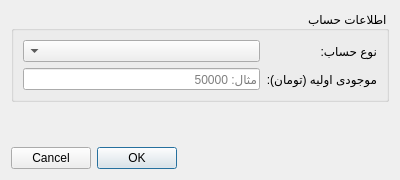
<?xml version="1.0" encoding="UTF-8"?>
<ui version="4.0">
 <class>AddAccountDialog</class>
 <widget class="QDialog" name="AddAccountDialog">
  <property name="geometry">
   <rect>
    <x>0</x>
    <y>0</y>
    <width>400</width>
    <height>180</height>
   </rect>
  </property>
  <property name="windowTitle">
   <string>افزودن حساب جدید</string>
  </property>
  <property name="layoutDirection">
   <enum>Qt::RightToLeft</enum>
  </property>
  <layout class="QVBoxLayout" name="verticalLayout">
   <item>
    <widget class="QGroupBox" name="groupBox">
     <property name="title">
      <string>اطلاعات حساب</string>
     </property>
     <layout class="QFormLayout" name="formLayout">
      <item row="0" column="0">
       <widget class="QLabel" name="label">
        <property name="text">
         <string>نوع حساب:</string>
        </property>
       </widget>
      </item>
      <item row="0" column="1">
       <widget class="QComboBox" name="comboBox_accountType"/>
      </item>
      <item row="1" column="0">
       <widget class="QLabel" name="label_2">
        <property name="text">
         <string>موجودی اولیه (تومان):</string>
        </property>
       </widget>
      </item>
      <item row="1" column="1">
       <widget class="QLineEdit" name="lineEdit_initialBalance">
        <property name="placeholderText">
         <string>مثال: 50000</string>
        </property>
       </widget>
      </item>
     </layout>
    </widget>
   </item>
   <item>
    <spacer name="verticalSpacer">
     <property name="orientation">
      <enum>Qt::Vertical</enum>
     </property>
     <property name="sizeHint" stdset="0">
      <size>
       <width>20</width>
       <height>40</height>
      </size>
     </property>
    </spacer>
   </item>
   <item>
    <widget class="QDialogButtonBox" name="buttonBox">
     <property name="orientation">
      <enum>Qt::Horizontal</enum>
     </property>
     <property name="standardButtons">
      <set>QDialogButtonBox::Cancel|QDialogButtonBox::Ok</set>
     </property>
    </widget>
   </item>
  </layout>
 </widget>
 <resources/>
 <connections>
  <connection>
   <sender>buttonBox</sender>
   <signal>accepted()</signal>
   <receiver>AddAccountDialog</receiver>
   <slot>accept()</slot>
   <hints>
    <hint type="sourcelabel">
     <x>248</x>
     <y>254</y>
    </hint>
    <hint type="destinationlabel">
     <x>157</x>
     <y>274</y>
    </hint>
   </hints>
  </connection>
  <connection>
   <sender>buttonBox</sender>
   <signal>rejected()</signal>
   <receiver>AddAccountDialog</receiver>
   <slot>reject()</slot>
   <hints>
    <hint type="sourcelabel">
     <x>316</x>
     <y>260</y>
    </hint>
    <hint type="destinationlabel">
     <x>286</x>
     <y>274</y>
    </hint>
   </hints>
  </connection>
 </connections>
</ui>
